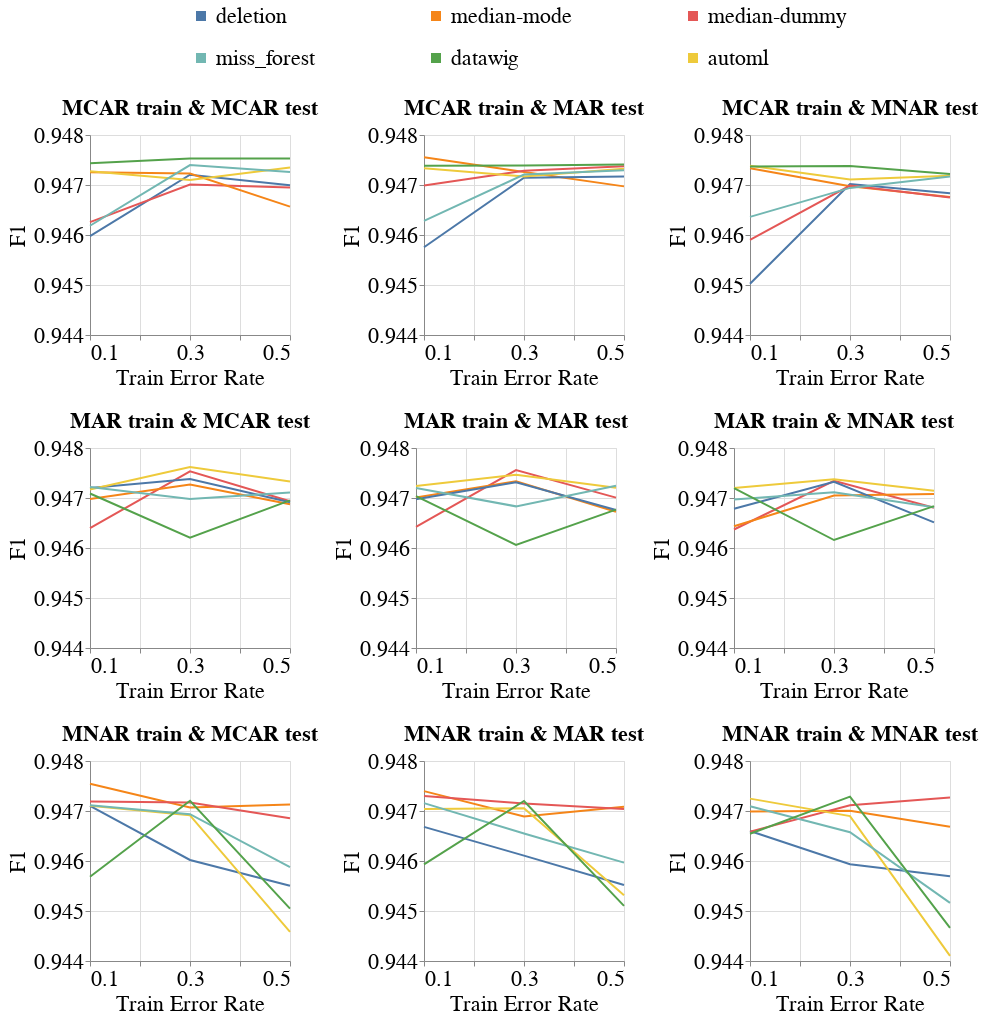

The code cell stored with this chart in its notebook:
### Markdown cell above
### Overall Metrics

### Code cell
create_exp2_line_bands_for_diff_imputers(dataset_name=DATASET_NAME,
                                         model_name='mlp_clf',
                                         metric_name='f1',
                                         db_client=db_client,
                                         with_band=False)
